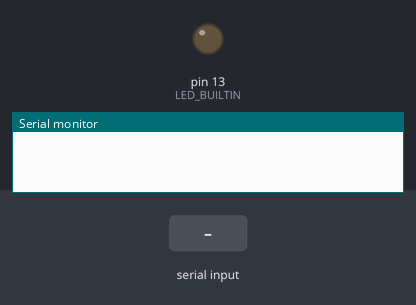
This sketch was run on a simulated Arduino Uno, built with avr-gcc and run on an emulated ATmega328P. On the bench: output pins drawn as LEDs (lit = HIGH), the last lines printed to the serial monitor. Inputs (shaded band) come from the test bench.

Above: at 1.2 s.
1.3 s: "1" received over Serial
At 1.7 s:
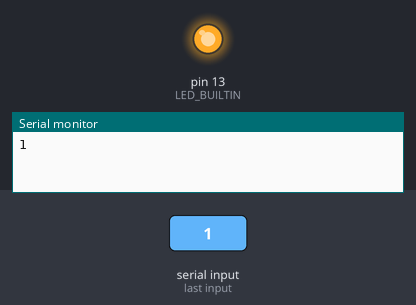
2.9 s: "0" received over Serial
At 4.1 s:
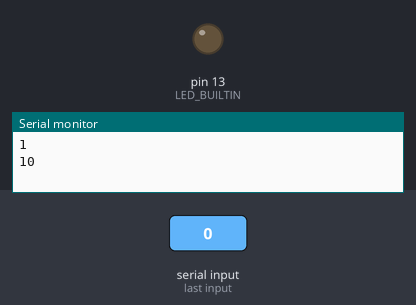
Timing chart, 0 to 5.9 s (numbered marks = the images above; inputs shaded):
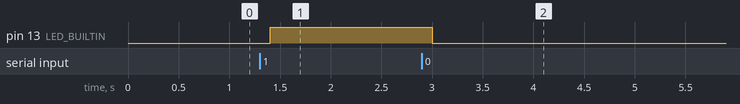

Measured:
- after the input at 1.3 s, pin 13 (LED_BUILTIN): LOW → HIGH after 0.10 s
- after the input at 2.9 s, pin 13 (LED_BUILTIN): HIGH → LOW after 0.10 s

The sketch:

pallendromeChecker.ino
```cpp
#include "TwoPointer.h"

String data_until_now = "";

TwoPointer twoPointer(false);

void setup() {
  // put your setup code here, to run once:
  Serial.begin(9600);
  Serial.setTimeout(100);
  pinMode(LED_BUILTIN, OUTPUT);
}

void loop() {
  // put your main code here, to run repeatedly:
  while(Serial.available() == 0);
  String input = Serial.readString();
  data_until_now += input;
  Serial.println(data_until_now);
  if(twoPointer.checker(data_until_now))
     digitalWrite(LED_BUILTIN, HIGH);
  else
     digitalWrite(LED_BUILTIN, LOW);
}
```

TwoPointer.cpp
```cpp
#include "TwoPointer.h"

TwoPointer::TwoPointer(bool need_help){
  // helping statement
  if(need_help)
    Serial.println("you should enter letter by letter and send it to monitor to check for pallindrome or as you want");
}


bool TwoPointer::checker(String data_until_now) {
   for(int i = 0, j = data_until_now.length() - 1; i <= j; ++i, --j) {
      if(data_until_now.charAt(i) == data_until_now.charAt(j))
        continue;
      else
        return false;
   }return true;
}
```

TwoPointer.h
```cpp
#ifndef terex
#define terex

#if(ARDUINO >= 100)
  #include "Arduino.h"
#else
  #include "WProgram.h"
#endif

class TwoPointer {
   public:
        // The class constructor set true if you need help
        TwoPointer(bool need_help = true);

        // method of operations
        bool checker(String data_until_now);

   private:
};


#endif
```
